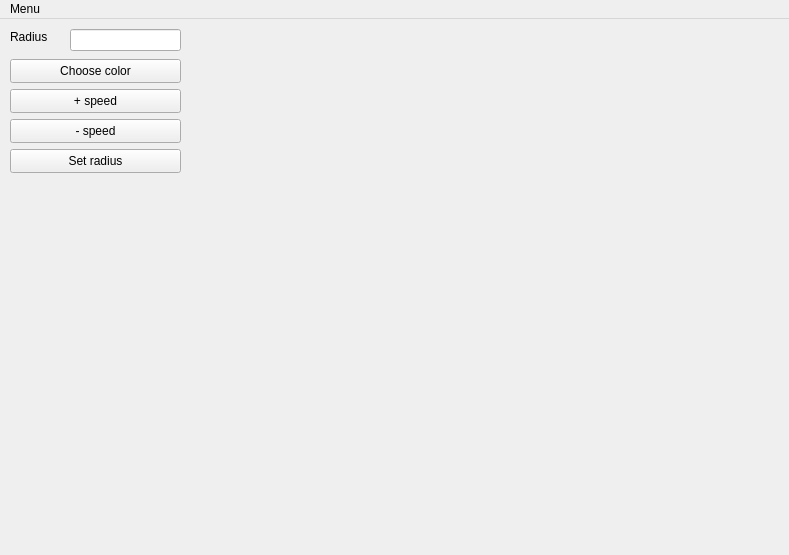
<?xml version="1.0" encoding="UTF-8"?>
<ui version="4.0">
 <class>MainWindow</class>
 <widget class="QMainWindow" name="MainWindow">
  <property name="geometry">
   <rect>
    <x>0</x>
    <y>0</y>
    <width>789</width>
    <height>555</height>
   </rect>
  </property>
  <property name="windowTitle">
   <string>MainWindow</string>
  </property>
  <widget class="QWidget" name="centralwidget">
   <widget class="QLineEdit" name="editRadius">
    <property name="geometry">
     <rect>
      <x>70</x>
      <y>10</y>
      <width>111</width>
      <height>22</height>
     </rect>
    </property>
   </widget>
   <widget class="QLabel" name="label">
    <property name="geometry">
     <rect>
      <x>10</x>
      <y>10</y>
      <width>49</width>
      <height>16</height>
     </rect>
    </property>
    <property name="text">
     <string>Radius</string>
    </property>
   </widget>
   <widget class="QPushButton" name="colorButton">
    <property name="geometry">
     <rect>
      <x>10</x>
      <y>40</y>
      <width>171</width>
      <height>24</height>
     </rect>
    </property>
    <property name="text">
     <string>Choose color</string>
    </property>
   </widget>
   <widget class="QPushButton" name="increaseSpeedButton">
    <property name="geometry">
     <rect>
      <x>10</x>
      <y>70</y>
      <width>171</width>
      <height>24</height>
     </rect>
    </property>
    <property name="text">
     <string>+ speed</string>
    </property>
   </widget>
   <widget class="QPushButton" name="decreaseSpeedButton">
    <property name="geometry">
     <rect>
      <x>10</x>
      <y>100</y>
      <width>171</width>
      <height>24</height>
     </rect>
    </property>
    <property name="text">
     <string>- speed</string>
    </property>
   </widget>
   <widget class="QPushButton" name="setRadiusButton">
    <property name="geometry">
     <rect>
      <x>10</x>
      <y>130</y>
      <width>171</width>
      <height>24</height>
     </rect>
    </property>
    <property name="text">
     <string>Set radius</string>
    </property>
   </widget>
  </widget>
  <widget class="QMenuBar" name="menuBar">
   <property name="geometry">
    <rect>
     <x>0</x>
     <y>0</y>
     <width>789</width>
     <height>22</height>
    </rect>
   </property>
   <widget class="QMenu" name="menuMenu">
    <property name="title">
     <string>Menu</string>
    </property>
    <addaction name="actionSetCenter"/>
    <addaction name="actionSetSpeed"/>
    <addaction name="actionChoose_color"/>
   </widget>
   <addaction name="menuMenu"/>
  </widget>
  <action name="actionSetCenter">
   <property name="text">
    <string>Set center</string>
   </property>
  </action>
  <action name="actionSetSpeed">
   <property name="text">
    <string>Set speed</string>
   </property>
  </action>
  <action name="actionChoose_color">
   <property name="text">
    <string>Choose color</string>
   </property>
  </action>
 </widget>
 <resources/>
 <connections/>
</ui>
